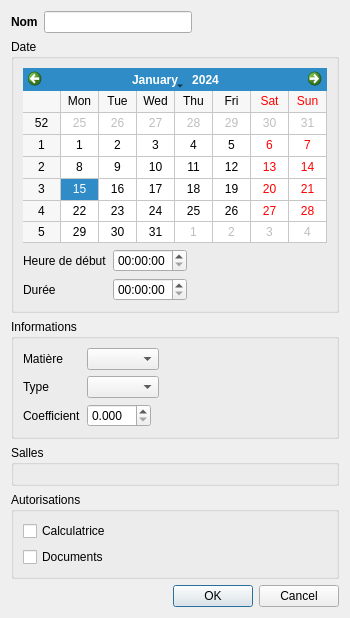
<?xml version="1.0" encoding="UTF-8"?>
<ui version="4.0">
 <class>DialogAjoutCtrl</class>
 <widget class="QDialog" name="DialogAjoutCtrl">
  <property name="geometry">
   <rect>
    <x>0</x>
    <y>0</y>
    <width>350</width>
    <height>618</height>
   </rect>
  </property>
  <property name="windowTitle">
   <string>Ajouter un contrôle</string>
  </property>
  <layout class="QVBoxLayout" name="verticalLayout_3">
   <item>
    <layout class="QGridLayout" name="layoutNom">
     <item row="0" column="0">
      <widget class="QLabel" name="lbNom">
       <property name="text">
        <string>&lt;b&gt;Nom&lt;/b&gt;</string>
       </property>
      </widget>
     </item>
     <item row="0" column="1">
      <widget class="QLineEdit" name="nom"/>
     </item>
     <item row="0" column="2">
      <spacer name="horizontalSpacer">
       <property name="orientation">
        <enum>Qt::Horizontal</enum>
       </property>
       <property name="sizeHint" stdset="0">
        <size>
         <width>40</width>
         <height>20</height>
        </size>
       </property>
      </spacer>
     </item>
    </layout>
   </item>
   <item>
    <widget class="QGroupBox" name="groupBoxDate">
     <property name="title">
      <string>Date</string>
     </property>
     <layout class="QVBoxLayout" name="verticalLayout_2">
      <item>
       <widget class="QCalendarWidget" name="calendarWidget">
        <property name="gridVisible">
         <bool>true</bool>
        </property>
       </widget>
      </item>
      <item>
       <layout class="QFormLayout" name="formLayout">
        <item row="0" column="0">
         <widget class="QLabel" name="lbHeureDebut">
          <property name="text">
           <string>Heure de début</string>
          </property>
         </widget>
        </item>
        <item row="0" column="1">
         <widget class="QTimeEdit" name="heureDebut">
          <property name="sizePolicy">
           <sizepolicy hsizetype="Maximum" vsizetype="Fixed">
            <horstretch>0</horstretch>
            <verstretch>0</verstretch>
           </sizepolicy>
          </property>
         </widget>
        </item>
        <item row="1" column="0">
         <widget class="QLabel" name="lbDuree">
          <property name="text">
           <string>Durée</string>
          </property>
         </widget>
        </item>
        <item row="1" column="1">
         <widget class="QTimeEdit" name="duree">
          <property name="sizePolicy">
           <sizepolicy hsizetype="Maximum" vsizetype="Fixed">
            <horstretch>0</horstretch>
            <verstretch>0</verstretch>
           </sizepolicy>
          </property>
         </widget>
        </item>
       </layout>
      </item>
     </layout>
    </widget>
   </item>
   <item>
    <layout class="QHBoxLayout" name="horizontalLayout_2">
     <item>
      <widget class="QGroupBox" name="groupBox">
       <property name="title">
        <string>Informations</string>
       </property>
       <layout class="QFormLayout" name="formLayout_2">
        <property name="fieldGrowthPolicy">
         <enum>QFormLayout::AllNonFixedFieldsGrow</enum>
        </property>
        <item row="0" column="0">
         <widget class="QLabel" name="lbMatiere">
          <property name="text">
           <string>Matière</string>
          </property>
         </widget>
        </item>
        <item row="0" column="1">
         <widget class="QComboBox" name="matiere">
          <property name="sizePolicy">
           <sizepolicy hsizetype="Maximum" vsizetype="Fixed">
            <horstretch>0</horstretch>
            <verstretch>0</verstretch>
           </sizepolicy>
          </property>
         </widget>
        </item>
        <item row="1" column="0">
         <widget class="QLabel" name="lbType">
          <property name="text">
           <string>Type</string>
          </property>
         </widget>
        </item>
        <item row="1" column="1">
         <widget class="QComboBox" name="type">
          <property name="sizePolicy">
           <sizepolicy hsizetype="Maximum" vsizetype="Fixed">
            <horstretch>0</horstretch>
            <verstretch>0</verstretch>
           </sizepolicy>
          </property>
         </widget>
        </item>
        <item row="2" column="0">
         <widget class="QLabel" name="lbCoeff">
          <property name="text">
           <string>Coefficient</string>
          </property>
         </widget>
        </item>
        <item row="2" column="1">
         <widget class="QDoubleSpinBox" name="coeff">
          <property name="sizePolicy">
           <sizepolicy hsizetype="Maximum" vsizetype="Fixed">
            <horstretch>0</horstretch>
            <verstretch>0</verstretch>
           </sizepolicy>
          </property>
          <property name="decimals">
           <number>3</number>
          </property>
         </widget>
        </item>
       </layout>
      </widget>
     </item>
    </layout>
   </item>
   <item>
    <layout class="QHBoxLayout" name="horizontalLayout_3">
     <item>
      <widget class="QGroupBox" name="groupBoxSalles">
       <property name="title">
        <string>Salles</string>
       </property>
       <layout class="QVBoxLayout" name="verticalLayout"/>
      </widget>
     </item>
    </layout>
   </item>
   <item>
    <layout class="QHBoxLayout" name="horizontalLayout_4">
     <item>
      <widget class="QGroupBox" name="groupBoxAutorisations">
       <property name="title">
        <string>Autorisations</string>
       </property>
       <layout class="QGridLayout" name="gridLayout_2">
        <item row="0" column="0">
         <widget class="QCheckBox" name="calc">
          <property name="text">
           <string>Calculatrice</string>
          </property>
         </widget>
        </item>
        <item row="1" column="0">
         <widget class="QCheckBox" name="docs">
          <property name="text">
           <string>Documents</string>
          </property>
         </widget>
        </item>
       </layout>
      </widget>
     </item>
    </layout>
   </item>
   <item>
    <widget class="QDialogButtonBox" name="buttonBox">
     <property name="orientation">
      <enum>Qt::Horizontal</enum>
     </property>
     <property name="standardButtons">
      <set>QDialogButtonBox::Cancel|QDialogButtonBox::Ok</set>
     </property>
    </widget>
   </item>
  </layout>
 </widget>
 <tabstops>
  <tabstop>nom</tabstop>
  <tabstop>calendarWidget</tabstop>
  <tabstop>heureDebut</tabstop>
  <tabstop>duree</tabstop>
  <tabstop>matiere</tabstop>
  <tabstop>type</tabstop>
  <tabstop>calc</tabstop>
  <tabstop>docs</tabstop>
  <tabstop>buttonBox</tabstop>
 </tabstops>
 <resources/>
 <connections>
  <connection>
   <sender>buttonBox</sender>
   <signal>accepted()</signal>
   <receiver>DialogAjoutCtrl</receiver>
   <slot>accept()</slot>
   <hints>
    <hint type="sourcelabel">
     <x>248</x>
     <y>254</y>
    </hint>
    <hint type="destinationlabel">
     <x>157</x>
     <y>274</y>
    </hint>
   </hints>
  </connection>
  <connection>
   <sender>buttonBox</sender>
   <signal>rejected()</signal>
   <receiver>DialogAjoutCtrl</receiver>
   <slot>reject()</slot>
   <hints>
    <hint type="sourcelabel">
     <x>316</x>
     <y>260</y>
    </hint>
    <hint type="destinationlabel">
     <x>286</x>
     <y>274</y>
    </hint>
   </hints>
  </connection>
 </connections>
</ui>
